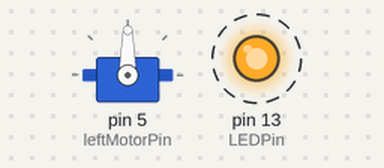
The sketch below on a simulated Arduino Uno, built with avr-gcc and run on an emulated ATmega328P. Shown: servo, output pins drawn as LEDs (lit = HIGH). Dashed ring = blinking.

Above: at 0.5 s.
Timing chart, 0 to 4.6 s (numbered marks = the images above):
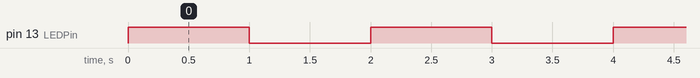

The sketch:

vexMotorRobotControl.ino
```cpp
//************************** vexMotorRobotControl *****************************************
// Created By: Thomas Reynolds, Luke Gentle, using code from Evan Weinberg
//
// Created On: 2/14/2020
//
// Last Modified: 2/14/2020
//
// Purpose:
//
//*****************************************************************************************


#include <Servo.h>


const int leftMotorPin = 5;       //Left motor pin
const int LEDPin = 13;            //LED pin

Servo leftMotor;                  //Define variables for each motor

void setup()
{
  // put your setup code here, to run once:
  pinMode(leftMotorPin,OUTPUT);   //Set leftMotorPin to be an output pin.
  pinMode(LEDPin,OUTPUT);         //Set LEDPin to be an output pin.

  leftMotor.attach(leftMotorPin); //leftMotor will be controlled by leftMotorPin

}//End of setup

// put your main code here, to run repeatedly:
void loop()
{
  //Send full forward to both motors
  motorControl(leftMotor, 100);
  digitalWrite(LEDPin,HIGH);      //Turn the LEDpin on
  delay(1000);                    //Wait 1000 ms, or one second


  motorControl(leftMotor, -100);  //Send full backward to both motors
  digitalWrite(LEDPin,LOW);       //Turn the LEDpin off
  delay(1000);

}//End of loop


//The functions below let you send a power value between -100 and 100 to the motors.
//The servo library uses numbers between 1000 and 2000 to control servos.
int motorControl(Servo motor, int value)
{
  motor.write(map(value,-100,100,1000,2000));
}//End of motorControl
```

Measured:
- by itself, pin 13 (LEDPin): alternates HIGH for 1.0 s and LOW for 1.0 s
